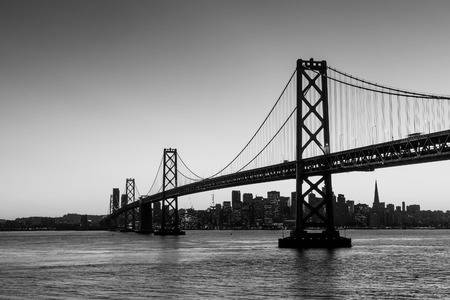
#> input picture clase_2_21_5/actividad2/foto1.jpg, 450 x 300 px
$ python conv2d.py --image foto1.jpg
#> lines starting #> are read from the running program, lines starting #| are printed output that depends on the picture
## Import Packages
from skimage.exposure import rescale_intensity
import numpy as np
import argparse
import cv2

## Parser de parametros de entrada
ap = argparse.ArgumentParser( description="Convolution 2D: This function compare opencv and interative method.")

ap.add_argument("-i", "--image", required=True, help="Path to the input image")
ap.add_argument("-k", "--kernel", default=15,help="Path to the kernel")

args = ap.parse_args()

#print(args,type(args))
#print (args.image)
#print (args.kernel)

# Edge detection
edge_detect2 = np.array((
    [-1, -1, -1],
    [-1,  8, -1],
    [-1, -1, -1]), dtype="int")

kernel = edge_detect2

## Carga de imagen de entrada
image = cv2.imread(args.image)
#> image is the input picture: shape (300, 450, 3); min 0, max 255, mean 133

## Convert to gray
gray = cv2.cvtColor(image, cv2.COLOR_BGR2GRAY)

print(gray.shape)
#| (300, 450)

## Filtamos 2D
opencvOutput = cv2.filter2D(gray, -1, kernel)
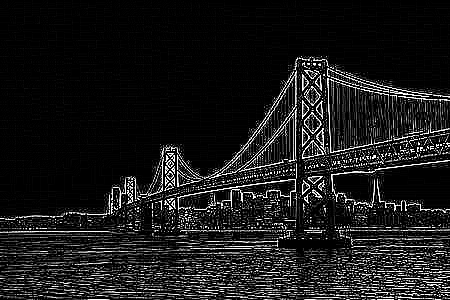
#> opencvOutput: shape (300, 450); min 0, max 255, mean 26.5

## Graficamos
cv2.imshow("original", gray)
cv2.imshow("Edge Dectect - opencv", opencvOutput)
cv2.waitKey(0)
cv2.destroyAllWindows()
